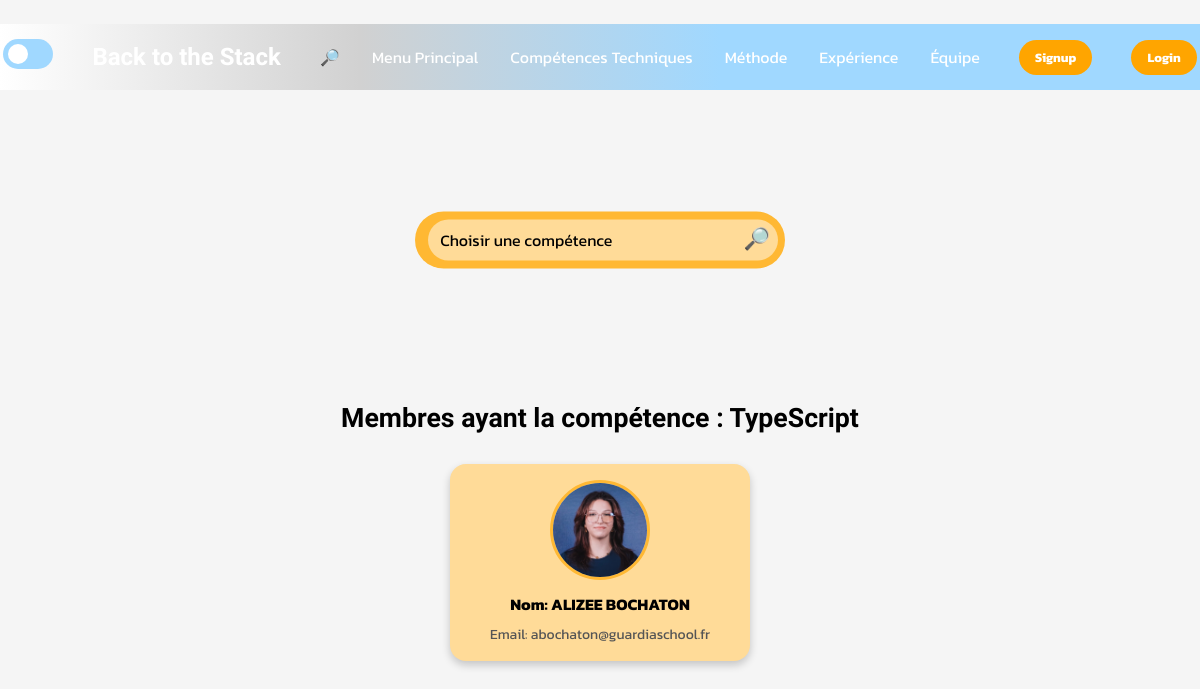
/php/recherche.php?competence=6, run on the app's committed database.
### tables this page shows
CREATE TABLE IF NOT EXISTS `competences` (
`id` int(11) NOT NULL,
  `nom` varchar(100) NOT NULL
);

CREATE TABLE IF NOT EXISTS `membres` (
`id` int(11) NOT NULL,
  `nom` varchar(100) NOT NULL,
  `email` varchar(150) NOT NULL,
  `date` date NOT NULL,
  `formation` varchar(100) NOT NULL,
  `photo` varchar(255) NOT NULL,
  `presentation` text NOT NULL
);

### php/recherche.php (the view, shortened to what this page needs)
<!DOCTYPE html>
<html lang="fr">
<head>
    <link id="theme-link" rel="stylesheet" href="../css/dark-theme.css">
    <link rel="stylesheet" href="https://cdnjs.cloudflare.com/ajax/libs/font-awesome/6.0.0/css/all.min.css">
</head>
<body class="recherche_body">
<header>
    <div class="navbar">
        <div class="mode">
            <label for="toggle" class="label"></label>
        </div>
        <div class="logo">
            <a href="../html/index.html">Back to the Stack</a>
        </div>
        <ul class="liens">
            <li><a href="recherche.php">🔎</a></li>
            <li><a href="../html/index.html">Menu Principal</a></li>
            <li><a href="../html/comptech.html">Compétences Techniques</a></li>
            <li><a href="../html/méthode.html">Méthode</a></li>
            <li><a href="../html/anciens_clients.html">Expérience</a></li>
            <li><a href="../html/notreequipe.html">Équipe</a></li>
        </ul>
        <a href="../php/signup.php" class="action_btn">Signup</a>
        <a href="../php/login.php" class="action_btn">Login</a>
    </div>
</header>
<form action="recherche.php" method="GET" class="Barre_de_recherche">
    <select name="competence" id="competence">
        <option value="" disabled selected>Choisir une compétence</option>
    </select>
    <button type="submit">🔎</button>
</form>
<?php
$host = 'localhost';
$user = 'root';
$pass = 'root';
$db = 'competences_equipe';
$conn = new mysqli($host, $user, $pass, $db);
if (isset($_GET['competence'])) {
    $competence_id = (int)$_GET['competence'];
    $competence_sql = "SELECT nom FROM competences WHERE id = ?";
    if ($stmt = $conn->prepare($competence_sql)) {
        $stmt->bind_param('i', $competence_id);
        $stmt->execute();
        $stmt->bind_result($competence_name);
        if ($competence_name) {
            $sql = "
                SELECT membres.id, membres.nom, membres.email, membres.photo
                FROM membres
                JOIN membre_competences ON membres.id = membre_competences.membre_id
                WHERE membre_competences.competence_id = ?
            ";
            $stmt = $conn->prepare($sql);
            $stmt->bind_param('i', $competence_id);
            $stmt->execute();
            $result = $stmt->get_result();
            if ($result->num_rows > 0) {
                echo "<h2 class='resultat-titre'>Membres ayant la compétence : $competence_name</h2>";
                echo "<div class='resultats-container'>";
                while ($row = $result->fetch_assoc()) {
                    echo "<a href='membre.php?id=" . $row['id'] . "' class='resultat-link'>";
                    echo "<div class='resultat-item'>";
                    echo "<img src='" . $row['photo'] . "' alt='" . $row['nom'] . "' class='resultat-photo'>";
                    echo "<div class='resultat-details'>";
                    echo "<p class='resultat-nom'>Nom: " . $row['nom'] . "</p>";
                    echo "<p class='resultat-email'>Email: " . $row['email'] . "</p>";
                    echo "</div>";
                    echo "</div>";
                    echo "</a>";
                }
                echo "</div>";
            } else {
                echo "<p>Aucun membre trouvé pour cette compétence.</p>";
            }
        } else {
            echo "<p>Compétence non trouvée.</p>";
        }
    } else {
        echo "<p>Erreur de préparation de la requête pour la compétence.</p>";
    }
} else {
    echo "<p class='message-recherche'>Veuillez sélectionner une compétence.</p>";
}
?>
</body>
</html>

### css/dark-theme.css (style rules this page uses)
* { margin: 0; padding: 0; box-sizing: border-box; word-wrap: break-word; }
body { height: 100vh; background-color: rgb(0, 0, 0); margin-top: 2%; font-family: 'Kanit', sans-serif; align-items: center; justify-content: center; }
li { list-style: none; }
a { text-decoration: none; color: white; font-size: 1rem; white-space: nowrap; }
header { background: linear-gradient(90deg, #000, #2B2B7B, #4C4CFF);; margin-top: auto; position: relative; padding: 0.2rem; }
.navbar { width: 100%; height: 60px; max-width: 1200px; margin: 0 auto; display: flex; align-items: center; justify-content: space-between; box-sizing: border-box; }
.navbar .logo a { font-size: 1.5rem; font-weight: bold; white-space: nowrap; }
.logo { font-family: 'Zen Dots', sans-serif !important; font-size: 120% !important; }
.navbar .liens { display: flex; gap: 2rem; flex-wrap: wrap; }
.action_btn { background-color: orange; color: white; padding: 0.5rem 1rem; border: none; outline: none; border-radius: 20px; font-size: 0.8rem; font-weight: bold; cursor: pointer; transition: scale 0.2s ease; }
.Barre_de_recherche { position: absolute; left: 50%; transform: translate(-50%, -50%); flex-direction: column; margin-top: 150px; width: 370px; text-align: center; align-items: center; gap: 8px; background-color: #ffffff; border-radius: 50px; padding: 8px; }
.Barre_de_recherche select { appearance: none; border: none; font-size: 16px; padding: 12px; width: 350px; border-radius: 50px; outline: none; background-color: #f4f4f4; color: #000000; cursor: pointer; font-family: 'Kanit', sans-serif; }
.Barre_de_recherche button { text-align: center; width: 30px; padding: 0px; font-size: 16pt; margin-left: -40px; border: none; outline: none; cursor: pointer; background-color: transparent; }
.resultat-titre { text-align: center; font-family: "Zen Dots", sans-serif; font-size: 20pt; padding-top: 300px; margin: 1%; color: #ffffff; }
.resultats-container { display: flex; flex-wrap: wrap; gap: 20px; justify-content: center; margin-top: 30px; }
.resultat-item { display: flex; flex-direction: column; align-items: center; background-color: #ffffff; border-radius: 16px; padding: 16px; box-shadow: 0 4px 8px rgba(0, 0, 0, 0.2); width: 300px; text-align: center; font-family: 'Kanit', sans-serif; }
.resultat-photo { width: 100px; height: 100px; border-radius: 50%; object-fit: cover; margin-bottom: 12px; border: 3px solid #c2c2c2; }
.resultat-nom { color: #000; font-size: 16px; font-weight: bold; margin-bottom: 8px; }
.resultat-email { font-size: 14px; color: #555; }
.resultat-link { text-decoration: none; color: inherit; }
.resultat-item { transition: transform 0.3s, box-shadow 0.3s; }
.label { display: inline-block; height: 30px; width: 50px; background: rgba(160, 216, 255); position: relative; transition: all .3s; border-radius: 60px; }
.label:after { content: ""; height: 20px; width: 20px; background: white; position: absolute; top: 17%; left: 10%; transition: all .3s; border-radius: 50%; }

### data on the page
competences: nom "TypeScript"
membres: photo (picture), nom "ALIZEE BOCHATON", email "abochaton@guardiaschool.fr"
